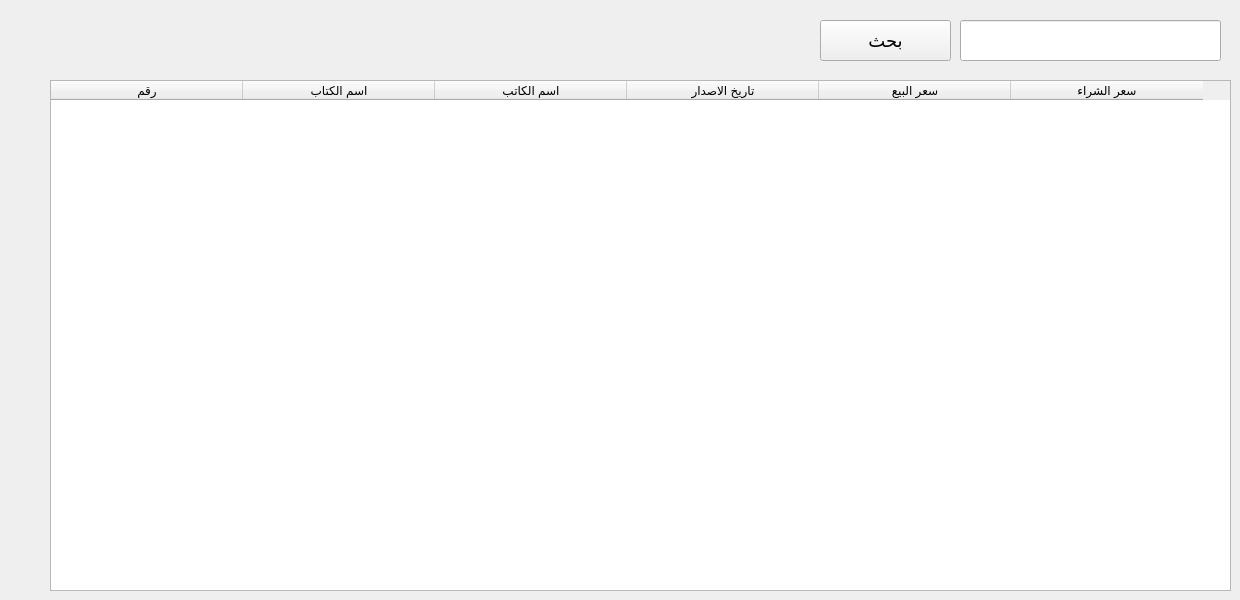
      <widget class="QWidget" name="tab_12">
       <attribute name="title">
        <string>بحث</string>
       </attribute>
       <widget class="QTableWidget" name="tableWidget">
        <property name="geometry">
         <rect>
          <x>50</x>
          <y>80</y>
          <width>1181</width>
          <height>511</height>
         </rect>
        </property>
        <property name="sizePolicy">
         <sizepolicy hsizetype="Expanding" vsizetype="Expanding">
          <horstretch>0</horstretch>
          <verstretch>0</verstretch>
         </sizepolicy>
        </property>
        <property name="minimumSize">
         <size>
          <width>0</width>
          <height>0</height>
         </size>
        </property>
        <attribute name="horizontalHeaderCascadingSectionResizes">
         <bool>false</bool>
        </attribute>
        <attribute name="horizontalHeaderDefaultSectionSize">
         <number>192</number>
        </attribute>
        <column>
         <property name="text">
          <string>رقم</string>
         </property>
        </column>
        <column>
         <property name="text">
          <string>اسم الكتاب</string>
         </property>
        </column>
        <column>
         <property name="text">
          <string>اسم الكاتب</string>
         </property>
        </column>
        <column>
         <property name="text">
          <string>تاريخ الاصدار</string>
         </property>
        </column>
        <column>
         <property name="text">
          <string>سعر البيع</string>
         </property>
        </column>
        <column>
         <property name="text">
          <string>سعر الشراء</string>
         </property>
        </column>
       </widget>
       <widget class="QLineEdit" name="sarchBook">
        <property name="geometry">
         <rect>
          <x>960</x>
          <y>20</y>
          <width>261</width>
          <height>41</height>
         </rect>
        </property>
        <property name="styleSheet">
         <string notr="true">padding-left:15px;
padding-right:15px;
font-size:18px</string>
        </property>
        <property name="alignment">
         <set>Qt::AlignLeading|Qt::AlignLeft|Qt::AlignVCenter</set>
        </property>
       </widget>
       <widget class="QPushButton" name="butSarchB">
        <property name="geometry">
         <rect>
          <x>820</x>
          <y>20</y>
          <width>131</width>
          <height>41</height>
         </rect>
        </property>
        <property name="styleSheet">
         <string notr="true">font-size:18px</string>
        </property>
        <property name="text">
         <string>بحث</string>
        </property>
       </widget>
      </widget>
